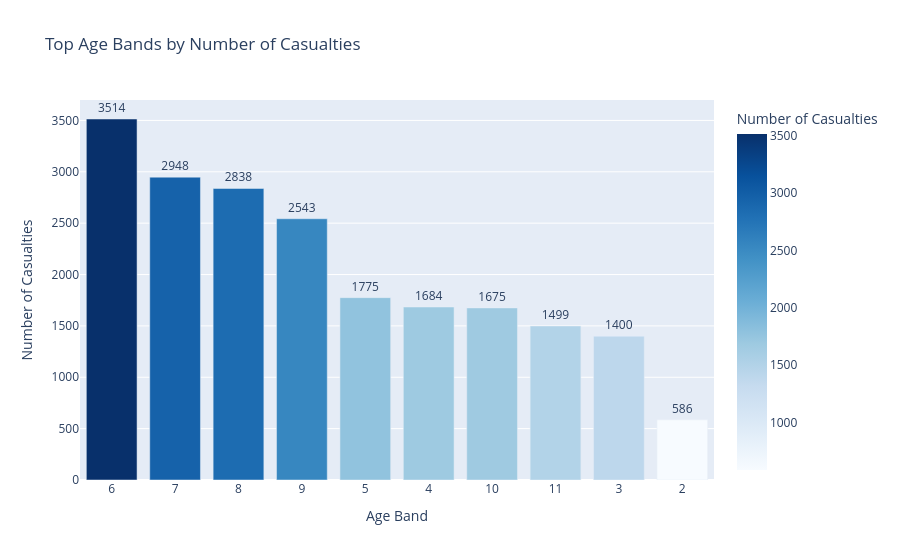

The code cell stored with this chart in its notebook:
### Code cell
fig2 = px.bar(
    top_age_bands,
    x='Age_Band',
    y='Casualties',
    title='Top Age Bands by Number of Casualties',
    text_auto=True,
    labels={
        'Age_Band': 'Age Band',
        'Casualties': 'Number of Casualties'
    },
    color='Casualties',
    color_continuous_scale='Blues'
)

fig2.update_traces(textposition='outside')

fig2.update_layout(
    xaxis_type='category'
)

fig2.show()

### Figure 1 — Plotly figure (JSON) as saved in the notebook; plotly's stock layout.template omitted (floating-point values rounded to 4 significant figures)
{"data": [{"hovertemplate": "Age Band=%{x}<br>Number of Casualties=%{marker.color}<extra></extra>", "legendgroup": "", "marker": {"color": [3514, 2948, 2838, 2543, 1775, 1684, 1675, 1499, 1400, 586], "coloraxis": "coloraxis", "pattern": {"shape": ""}}, "name": "", "orientation": "v", "showlegend": false, "textposition": "outside", "texttemplate": "%{y}", "type": "bar", "x": [6, 7, 8, 9, 5, 4, 10, 11, 3, 2], "xaxis": "x", "y": [3514, 2948, 2838, 2543, 1775, 1684, 1675, 1499, 1400, 586], "yaxis": "y"}], "layout": {"barmode": "relative", "coloraxis": {"colorbar": {"title": {"text": "Number of Casualties"}}, "colorscale": [[0, "rgb(247,251,255)"], [0.125, "rgb(222,235,247)"], [0.25, "rgb(198,219,239)"], [0.375, "rgb(158,202,225)"], [0.5, "rgb(107,174,214)"], [0.625, "rgb(66,146,198)"], [0.75, "rgb(33,113,181)"], [0.875, "rgb(8,81,156)"], [1, "rgb(8,48,107)"]]}, "legend": {"tracegroupgap": 0}, "title": {"text": "Top Age Bands by Number of Casualties"}, "xaxis": {"anchor": "y", "domain": [0, 1], "title": {"text": "Age Band"}, "type": "category"}, "yaxis": {"anchor": "x", "domain": [0, 1], "title": {"text": "Number of Casualties"}}}}
